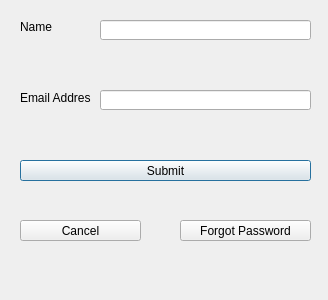
<?xml version="1.0" encoding="UTF-8"?>
<ui version="4.0">
 <class>Dialog</class>
 <widget class="QDialog" name="Dialog">
  <property name="geometry">
   <rect>
    <x>0</x>
    <y>0</y>
    <width>328</width>
    <height>300</height>
   </rect>
  </property>
  <property name="windowTitle">
   <string>Dialog</string>
  </property>
  <widget class="QLabel" name="label">
   <property name="geometry">
    <rect>
     <x>20</x>
     <y>20</y>
     <width>47</width>
     <height>13</height>
    </rect>
   </property>
   <property name="text">
    <string>Name</string>
   </property>
  </widget>
  <widget class="QLabel" name="label_2">
   <property name="geometry">
    <rect>
     <x>20</x>
     <y>90</y>
     <width>71</width>
     <height>16</height>
    </rect>
   </property>
   <property name="text">
    <string>Email Address</string>
   </property>
  </widget>
  <widget class="QLineEdit" name="lineEdit">
   <property name="geometry">
    <rect>
     <x>100</x>
     <y>20</y>
     <width>211</width>
     <height>20</height>
    </rect>
   </property>
  </widget>
  <widget class="QLineEdit" name="lineEdit_2">
   <property name="geometry">
    <rect>
     <x>100</x>
     <y>90</y>
     <width>211</width>
     <height>20</height>
    </rect>
   </property>
  </widget>
  <widget class="QPushButton" name="pushButton">
   <property name="geometry">
    <rect>
     <x>20</x>
     <y>160</y>
     <width>291</width>
     <height>21</height>
    </rect>
   </property>
   <property name="text">
    <string>Submit</string>
   </property>
  </widget>
  <widget class="QPushButton" name="pushButton_2">
   <property name="geometry">
    <rect>
     <x>20</x>
     <y>220</y>
     <width>121</width>
     <height>21</height>
    </rect>
   </property>
   <property name="text">
    <string>Cancel</string>
   </property>
  </widget>
  <widget class="QPushButton" name="pushButton_3">
   <property name="geometry">
    <rect>
     <x>180</x>
     <y>220</y>
     <width>131</width>
     <height>21</height>
    </rect>
   </property>
   <property name="text">
    <string>Forgot Password</string>
   </property>
  </widget>
  <widget class="QWidget" name="gridLayoutWidget">
   <property name="geometry">
    <rect>
     <x>20</x>
     <y>20</y>
     <width>291</width>
     <height>221</height>
    </rect>
   </property>
   <layout class="QGridLayout" name="gridLayout"/>
  </widget>
 </widget>
 <resources/>
 <connections/>
</ui>
